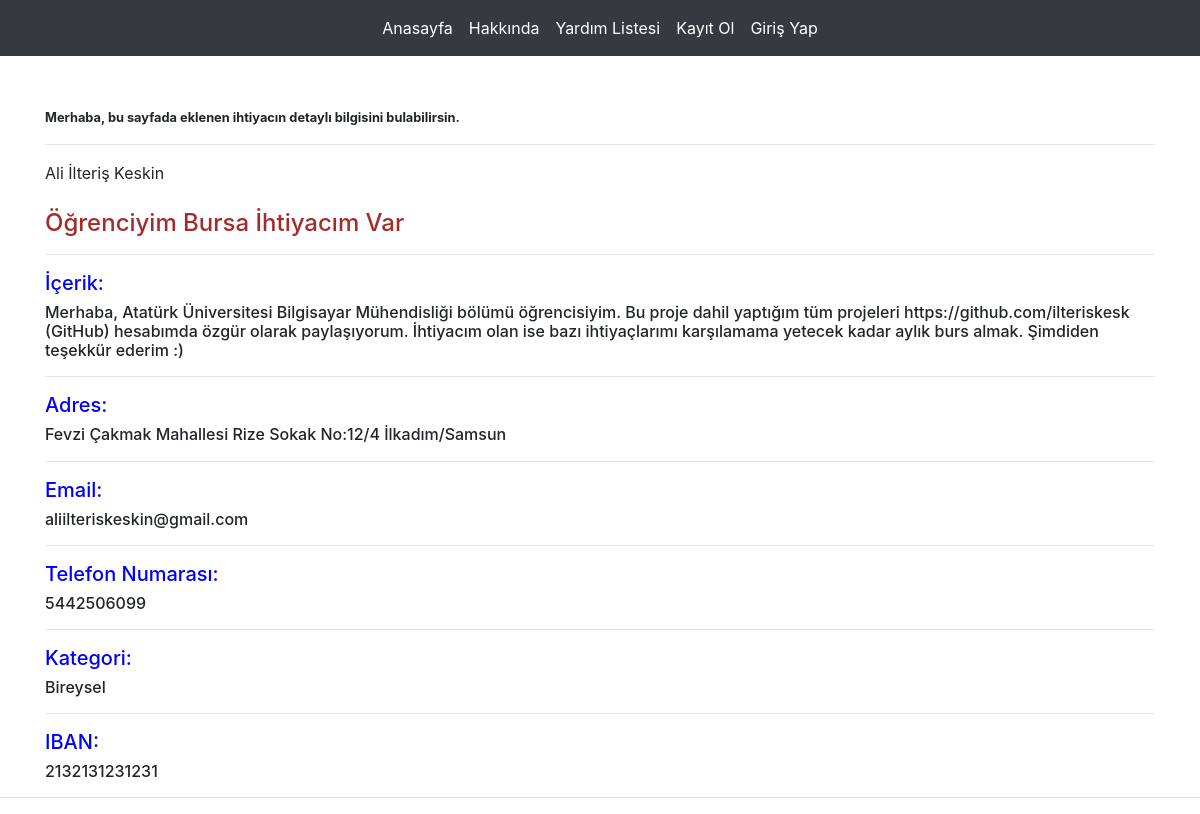
/need/1, run on the app's committed database.
### app.py (models this page shows)
class User(db.Model):
    id = db.Column(db.Integer, primary_key=True)
    name= db.Column(db.String(15), unique=True)
    username = db.Column(db.String(15), unique=True)
    email = db.Column(db.String(50), unique=True)
    password = db.Column(db.String(25), unique=True)

class Need(db.Model):
    id = db.Column(db.Integer, primary_key=True)
    title = db.Column(db.String(100))
    content = db.Column(db.String(1000))
    address = db.Column(db.String(1000))
    email = db.Column(db.String(45))
    phone = db.Column(db.Integer)
    category = db.Column(db.String(40))
    iban = db.Column(db.String(50))
    created_date = db.Column(db.DateTime, nullable=False, default=datetime.utcnow)

### app.py (the view)
@app.route('/need/<string:id>')
def need(id):
    need = Need.query.filter_by(id = id).first()
    user = User.query.filter_by(id = id).first()
    return render_template('need.html', need = need, user = user)

### templates/need.html
{% extends "base.html" %}
{% block body %}
{% if need %}
<small>
    <strong>
        Merhaba, bu sayfada eklenen ihtiyacın detaylı bilgisini bulabilirsin.
    </strong>
</small>
<hr>
{{ user.name }}
<br><br>
<h4 style="color:brown">{{ need.title }}</h4>
<hr>
<h5 style="color:blue">İçerik: <br>
    <h6>{{ need.content }}</h6>
</h5>
<hr>
<h5 style="color:blue">Adres: <br>
<h6>{{ need.address }}</h6>
</h5>
<hr>
<h5 style="color:blue">Email: <br>
<h6>{{ need.email }}</h6>
</h5>
<hr>
<h5 style="color:blue">Telefon Numarası: <br>
<h6>{{ need.phone }}</h6>
</h5>
<hr>
<h5 style="color:blue">Kategori: <br>
<h6>{{ need.category }}</h6>
</h5>
<hr>
<h5 style="color:blue">IBAN: <br>
<h6>{{ need.iban }}</h6>
</h5>
{% else %}
    <div class="alert alert-danger">
        Böyle bir ihtiyaç bulunmuyor.
    </div>
{% endif %}
{% endblock body %}

### data on the page
User: name "Ali İlteriş Keskin"
Need: title "Öğrenciyim Bursa İhtiyacım Var", content "Merhaba, Atatürk Üniversitesi Bilgisayar Mühendisliği bölümü öğrencisiyim. Bu proje dahil yaptığım tüm projeleri https://github.com/ilteriskesk (GitHub) hesabımda özgür olarak paylaşıyorum. İhtiyacım olan ise bazı ihtiyaçlarımı karşılamama yetecek kadar aylık burs almak. Şimdiden teşekkür ederim :)", address "Fevzi Çakmak Mahallesi Rize Sokak No:12/4 İlkadım/Samsun", email "aliilteriskeskin@gmail.com", phone "5442506099", category "Bireysel", iban "2132131231231"
